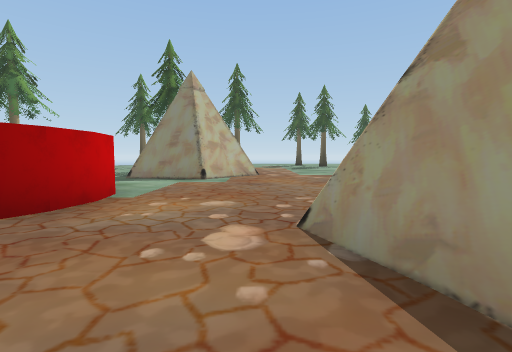
view 1 (above)

16 first-person views from a walk through a 3-D level made in the Unity game engine. The camera is 1.3 m above the floor, tilts 4° down and sees 85° across. The floor is counted in squares, 2 m on a side. Each view is taken from the middle of a square. On the plan, view 1 faces up. The plan holds only what a view shows up to about 9 squares ahead; the rest is blank. The place goes on beyond the plan. The player is left out. Some surface patterns are stand-ins.

view 2
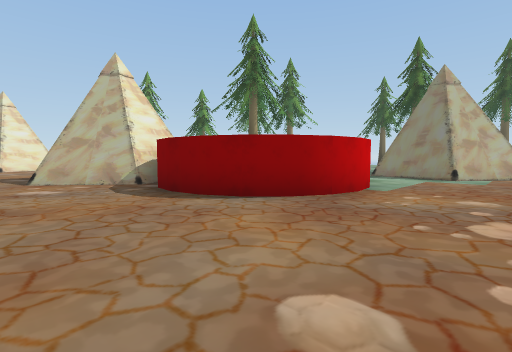

view 3
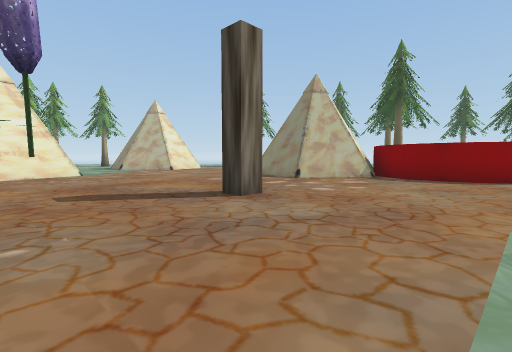

view 4
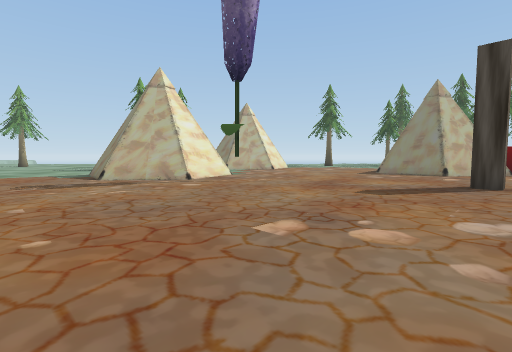

view 5
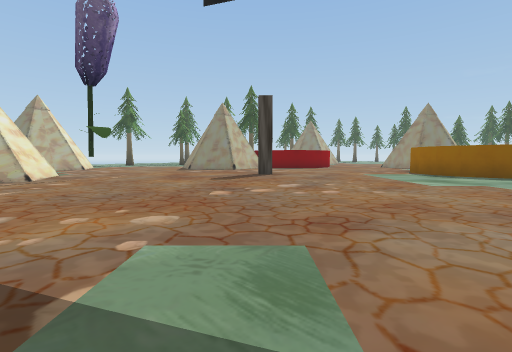

view 6
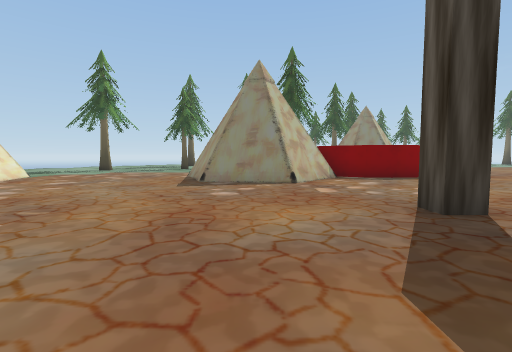

view 7
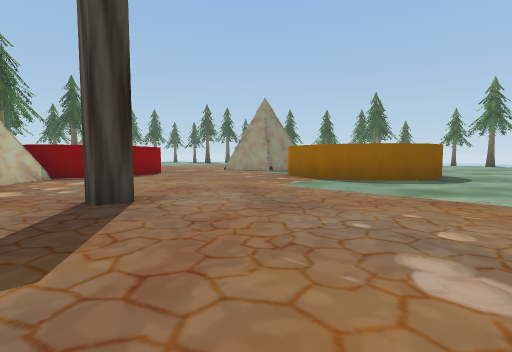

view 8
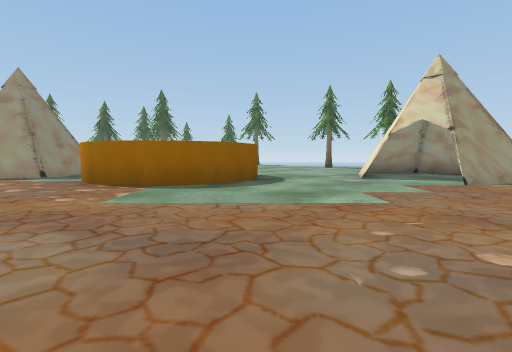

view 9
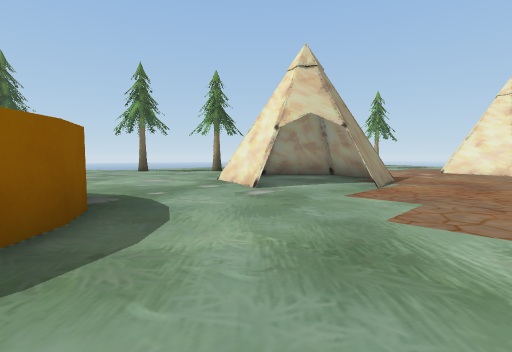

view 10
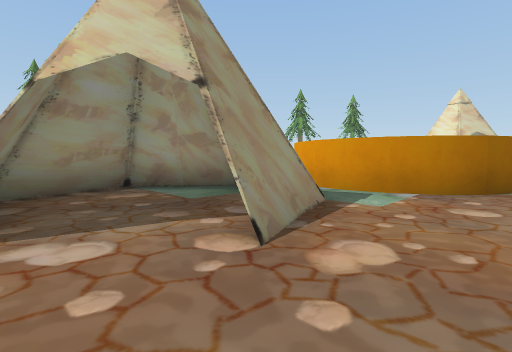

view 11
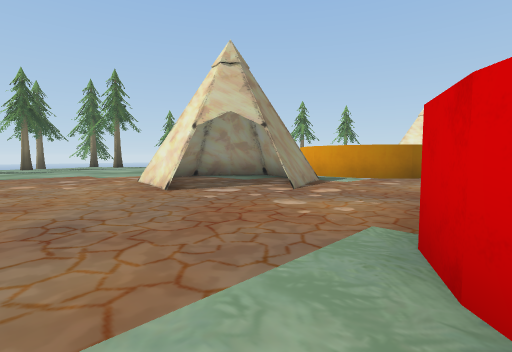

view 12
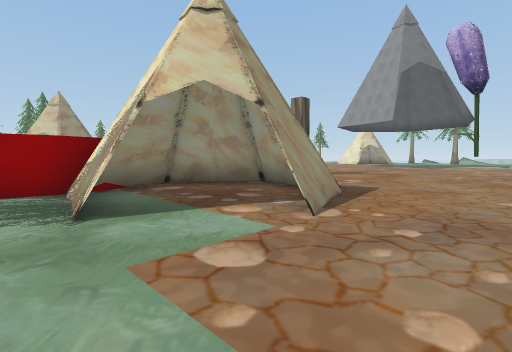

view 13
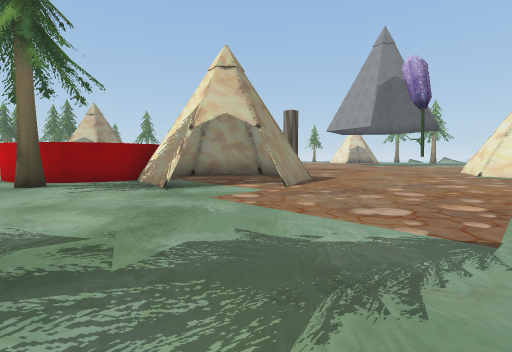

view 14
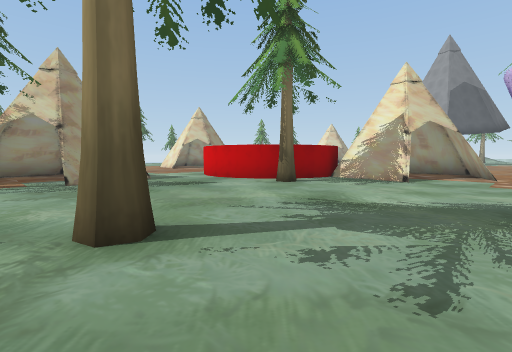

view 15
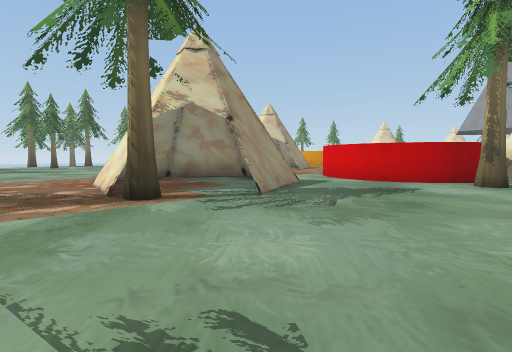

view 16
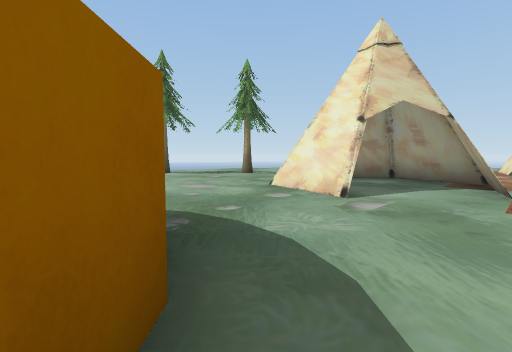

### Floor plan
Key: @ floor where view 1 was taken; # wall or solid block; . floor; = window, fence, low wall or low ledge.
Columns run from 15 left of view 1 to 8 right of it. Each row starts with its distance up from view 1.
 14        ..........
 13        ............
 12    .........###....
 11    ..#........#=
 10    ........#...#
  9    ........##.#=..
  8    .........###...
  7 ......................
  6 ........####............
  5 ........#  ##...........
  4 ......###   #....###...
  3 ........#  ##......##
  2 ....#...####....#...#
  1 ....##.##.......#..##
  0 .....###.......@=###
 -1 ................##
 -2 ...............##
 -3  .............##
 -4  .......#.....##
 -5  #.............##
 -6  ##.............##.
 -7  ##.#.................
 -8 ##.....................
 -9 .................=.....
-10 .................##....
-11 ...............#.. ...
-12       ..... ...#..
-13        ...  ...####
-14         .   ....
-15              ...
-16              ...

Where each view was taken, in squares from view 1:
view 1: 0 up, 0 right, facing up
view 2: 1 down, 0 right, facing up-left
view 3: 7 down, 3 left, facing up-left
view 4: 11 down, 6 left, facing up-left
view 5: 14 down, 7 left, facing up
view 6: 7 down, 9 left, facing up
view 7: 8 down, 8 left, facing up-right
view 8: 6 down, 7 left, facing right
view 9: 5 down, 3 left, facing down-right
view 10: 4 up, 1 left, facing down-right
view 11: 7 up, 3 left, facing down-right
view 12: 5 up, 13 left, facing down-right
view 13: 7 up, 15 left, facing down-right
view 14: 12 up, 12 left, facing down-right
view 15: 14 up, 8 left, facing down-right
view 16: 5 down, 1 left, facing down-right
